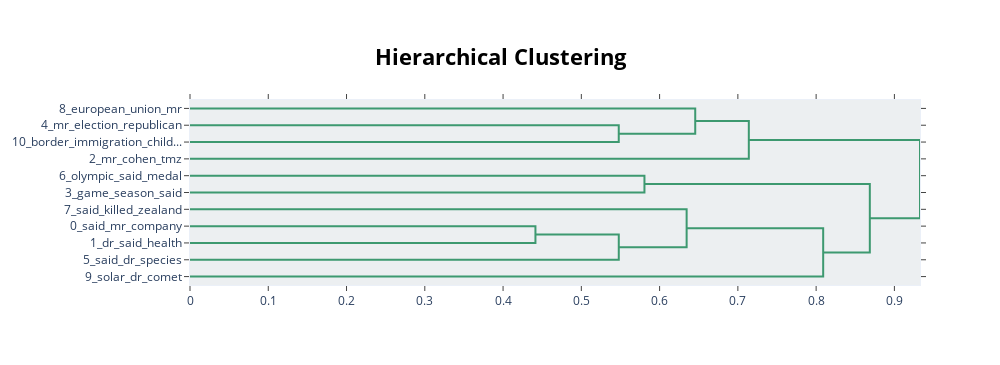

The notebook cell this image was saved under:
### Code cell
model_stopwords.visualize_hierarchy()

### Figure 1 — Plotly figure (JSON) as saved in the notebook; plotly's stock layout.template omitted (floating-point values rounded to 4 significant figures)
{"data": [{"hoverinfo": "text", "marker": {"color": "rgb(61,153,112)"}, "mode": "lines", "type": "scatter", "x": [0, 0.5478, 0.5478, 0], "xaxis": "x", "y": [-15, -15, -25, -25], "yaxis": "y"}, {"hoverinfo": "text", "marker": {"color": "rgb(61,153,112)"}, "mode": "lines", "type": "scatter", "x": [0, 0.6455, 0.6455, 0.5478], "xaxis": "x", "y": [-5, -5, -20, -20], "yaxis": "y"}, {"hoverinfo": "text", "marker": {"color": "rgb(61,153,112)"}, "mode": "lines", "type": "scatter", "x": [0.6455, 0.714, 0.714, 0], "xaxis": "x", "y": [-12.5, -12.5, -35, -35], "yaxis": "y"}, {"hoverinfo": "text", "marker": {"color": "rgb(61,153,112)"}, "mode": "lines", "type": "scatter", "x": [0, 0.5806, 0.5806, 0], "xaxis": "x", "y": [-45, -45, -55, -55], "yaxis": "y"}, {"hoverinfo": "text", "marker": {"color": "rgb(61,153,112)"}, "mode": "lines", "type": "scatter", "x": [0, 0.4414, 0.4414, 0], "xaxis": "x", "y": [-75, -75, -85, -85], "yaxis": "y"}, {"hoverinfo": "text", "marker": {"color": "rgb(61,153,112)"}, "mode": "lines", "type": "scatter", "x": [0.4414, 0.5479, 0.5479, 0], "xaxis": "x", "y": [-80, -80, -95, -95], "yaxis": "y"}, {"hoverinfo": "text", "marker": {"color": "rgb(61,153,112)"}, "mode": "lines", "type": "scatter", "x": [0, 0.6345, 0.6345, 0.5479], "xaxis": "x", "y": [-65, -65, -87.5, -87.5], "yaxis": "y"}, {"hoverinfo": "text", "marker": {"color": "rgb(61,153,112)"}, "mode": "lines", "type": "scatter", "x": [0.6345, 0.809, 0.809, 0], "xaxis": "x", "y": [-76.25, -76.25, -105, -105], "yaxis": "y"}, {"hoverinfo": "text", "marker": {"color": "rgb(61,153,112)"}, "mode": "lines", "type": "scatter", "x": [0.5806, 0.8686, 0.8686, 0.809], "xaxis": "x", "y": [-50, -50, -90.62, -90.62], "yaxis": "y"}, {"hoverinfo": "text", "marker": {"color": "rgb(61,153,112)"}, "mode": "lines", "type": "scatter", "x": [0.714, 0.9327, 0.9327, 0.8686], "xaxis": "x", "y": [-23.75, -23.75, -70.31, -70.31], "yaxis": "y"}], "layout": {"autosize": false, "height": 365, "hoverlabel": {"bgcolor": "white", "font": {"family": "Rockwell", "size": 16}}, "hovermode": "closest", "plot_bgcolor": "#ECEFF1", "showlegend": false, "title": {"font": {"color": "Black", "size": 22}, "text": "<b>Hierarchical Clustering</b>", "x": 0.5, "xanchor": "center", "yanchor": "top"}, "width": 1000, "xaxis": {"mirror": "allticks", "rangemode": "tozero", "showgrid": false, "showline": true, "showticklabels": true, "ticks": "outside", "type": "linear", "zeroline": false}, "yaxis": {"mirror": "allticks", "range": [-110, 0], "rangemode": "tozero", "showgrid": false, "showline": true, "showticklabels": true, "tickmode": "array", "ticks": "outside", "ticktext": ["8_european_union_mr", "4_mr_election_republican", "10_border_immigration_child...", "2_mr_cohen_tmz", "6_olympic_said_medal", "3_game_season_said", "7_said_killed_zealand", "0_said_mr_company", "1_dr_said_health", "5_said_dr_species", "9_solar_dr_comet"], "tickvals": [-5, -15, -25, -35, -45, -55, -65, -75, -85, -95, -105], "type": "linear", "zeroline": false}}}
